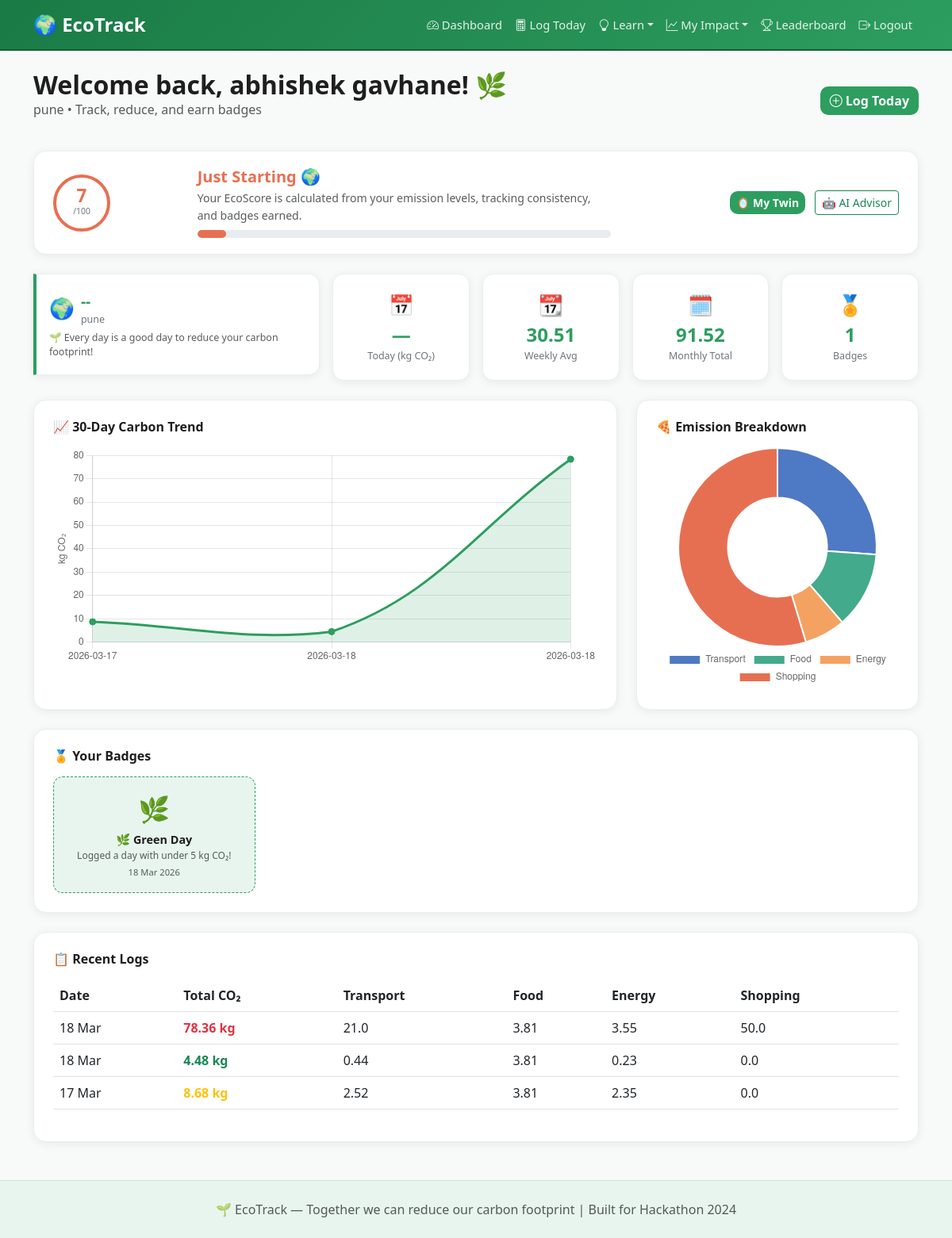
The app's page /dashboard (signed in) with its own data.
### models.py (models this page shows, shortened)
class User(db.Model):
    __tablename__ = 'users'
    id         = db.Column(db.Integer, primary_key=True)
    name       = db.Column(db.String(100), nullable=False)
    email      = db.Column(db.String(150), unique=True, nullable=False)
    city       = db.Column(db.String(100), default='Unknown')
    password_hash = db.Column(db.String(256))
    created_at = db.Column(db.DateTime, default=datetime.utcnow)
    logs       = db.relationship('CarbonLog', backref='user', lazy=True)
    badges     = db.relationship('Badge', backref='user', lazy=True)

class Badge(db.Model):
    __tablename__ = 'badges'
    id          = db.Column(db.Integer, primary_key=True)
    user_id     = db.Column(db.Integer, db.ForeignKey('users.id'), nullable=False)
    name        = db.Column(db.String(100), nullable=False)
    description = db.Column(db.String(255))
    awarded_at  = db.Column(db.DateTime, default=datetime.utcnow)

class CarbonLog(db.Model):
    __tablename__ = 'carbon_logs'
    id         = db.Column(db.Integer, primary_key=True)
    user_id    = db.Column(db.Integer, db.ForeignKey('users.id'), nullable=False)
    date       = db.Column(db.Date, nullable=False)
    total_co2  = db.Column(db.Float, nullable=False)
    transport  = db.Column(db.Float, default=0.0)
    food       = db.Column(db.Float, default=0.0)
    energy     = db.Column(db.Float, default=0.0)
    shopping   = db.Column(db.Float, default=0.0)
    created_at = db.Column(db.DateTime, default=datetime.utcnow)

### app.py (the view)
@app.route('/dashboard')
@login_required
def dashboard():
    user = User.query.get(session['user_id'])
    last_30 = (datetime.today() - timedelta(days=30)).date()
    logs = CarbonLog.query.filter(
        CarbonLog.user_id == user.id,
        CarbonLog.date >= last_30
    ).order_by(CarbonLog.date).all()
    chart_labels  = [str(l.date) for l in logs]
    chart_data    = [l.total_co2 for l in logs]
    weekly_avg = round(sum(chart_data[-7:]) / max(len(chart_data[-7:]), 1), 2) if chart_data else 0
    monthly_total = round(sum(chart_data), 2)
    today_log = next((l for l in reversed(logs) if l.date == datetime.today().date()), None)
    badges = Badge.query.filter_by(user_id=user.id).all()
    breakdown_totals = {
        'transport': round(sum(l.transport for l in logs), 2),
        'food':      round(sum(l.food      for l in logs), 2),
        'energy':    round(sum(l.energy    for l in logs), 2),
        'shopping':  round(sum(l.shopping  for l in logs), 2),
    }
    ecoscore, eco_label, eco_color = calculate_ecoscore(user.id)
    return render_template('dashboard.html',
        user=user,
        logs=logs,
        chart_labels=json.dumps(chart_labels),
        chart_data=json.dumps(chart_data),
        breakdown_totals=json.dumps(breakdown_totals),
        weekly_avg=weekly_avg,
        monthly_total=monthly_total,
        today_log=today_log,
        badges=badges,
        ecoscore=ecoscore,
        eco_label=eco_label,
        eco_color=eco_color,
    )

### app.py (called while the page is built)
def login_required(f):
    @wraps(f)
    def decorated(*args, **kwargs):
        if 'user_id' not in session:
            return redirect(url_for('login'))
        return f(*args, **kwargs)
    return decorated

def calculate_ecoscore(user_id):
    logs  = CarbonLog.query.filter_by(user_id=user_id).all()
    if not logs:
        return 0, "Beginner", "#888"
    avg        = sum(l.total_co2 for l in logs) / len(logs)
    consistency= min(len(logs) / 30 * 30, 30)
    emit_score = max(0, min(50, (10 - avg) * 5 + 20))
    badge_pts  = min(Badge.query.filter_by(user_id=user_id).count() * 4, 20)
    score      = int(min(100, consistency + emit_score + badge_pts))
    if score >= 80:  label, color = "Eco Champion 🏆", "#1a7a45"
    elif score >= 60:label, color = "Green Warrior 🌿", "#2d9e5f"
    elif score >= 40:label, color = "Eco Learner 🌱",  "#f4a261"
    else:            label, color = "Just Starting 🌍", "#e76f51"
    return score, label, color

### templates/dashboard.html (shortened to what this page needs)
{% extends 'base.html' %}
{% block content %}
<div class="d-flex justify-content-between align-items-center mb-4">
  <div>
    <h2 class="fw-bold mb-0">Welcome back, {{ user.name }}! 🌿</h2>
    <p class="text-muted">{{ user.city }} • Track, reduce, and earn badges</p>
  </div>
  <a href="{{ url_for('calculate') }}" class="btn btn-eco-primary">
    <i class="bi bi-plus-circle"></i> Log Today
  </a>
</div>
<div class="ecoscore-banner mb-4">
  <div class="row align-items-center">
    <div class="col-md-2 text-center">
      <div class="ecoscore-circle" style="border-color:{{ eco_color }}">
        <div class="ecoscore-num" style="color:{{ eco_color }}">{{ ecoscore }}</div>
        <div class="ecoscore-out">/100</div>
      </div>
    </div>
    <div class="col-md-6">
      <h5 class="fw-bold mb-1" style="color:{{ eco_color }}">{{ eco_label }}</h5>
      <p class="text-muted mb-2" style="font-size:0.88rem">Your EcoScore is calculated from your emission levels, tracking consistency, and badges earned.</p>
      <div class="progress" style="height:10px;border-radius:5px">
        <div class="progress-bar" style="width:{{ ecoscore }}%;background:{{ eco_color }};border-radius:5px"></div>
      </div>
    </div>
    <div class="col-md-4 text-md-end mt-3 mt-md-0">
      <a href="{{ url_for('carbon_twin') }}" class="btn btn-eco-primary btn-sm me-2">🪞 My Twin</a>
      <a href="{{ url_for('ai_advisor') }}" class="btn btn-outline-success btn-sm">🤖 AI Advisor</a>
    </div>
  </div>
</div>
<div class="row g-3 mb-4">
  <div class="col-12 col-md-4">
    <div class="stat-card weather-card" id="weather-card">
      <div class="d-flex align-items-center gap-2 mb-1">
        <span id="w-icon" style="font-size:1.6rem">🌍</span>
        <div>
          <div class="stat-card-val" id="w-temp" style="font-size:1.2rem">--°C</div>
          <div class="stat-card-label" id="w-city">{{ user.city }}</div>
        </div>
      </div>
      <div id="w-tip" class="text-muted" style="font-size:0.78rem;line-height:1.4">Loading today's eco tip...</div>
    </div>
  </div>
  <div class="col-6 col-md-2">
    <div class="stat-card text-center">
      <div class="stat-card-icon">📅</div>
      <div class="stat-card-val">{{ today_log.total_co2 if today_log else '—' }}</div>
      <div class="stat-card-label">Today (kg CO₂)</div>
    </div>
  </div>
  <div class="col-6 col-md-2">
    <div class="stat-card text-center">
      <div class="stat-card-icon">📆</div>
      <div class="stat-card-val">{{ weekly_avg }}</div>
      <div class="stat-card-label">Weekly Avg</div>
    </div>
  </div>
  <div class="col-6 col-md-2">
    <div class="stat-card text-center">
      <div class="stat-card-icon">🗓️</div>
      <div class="stat-card-val">{{ monthly_total }}</div>
      <div class="stat-card-label">Monthly Total</div>
    </div>
  </div>
  <div class="col-6 col-md-2">
    <div class="stat-card text-center">
      <div class="stat-card-icon">🏅</div>
      <div class="stat-card-val">{{ badges|length }}</div>
      <div class="stat-card-label">Badges</div>
    </div>
  </div>
</div>
<div class="row g-4">
  <div class="col-lg-8">
    <div class="chart-card">
      <h5 class="chart-title">📈 30-Day Carbon Trend</h5>
      {% if logs %}
        <canvas id="trendChart" height="120"></canvas>
      {% else %}
        <div class="empty-chart">
          <p class="text-muted">No data yet.<br/>
          <a href="{{ url_for('calculate') }}">Log your first day!</a></p>
        </div>
      {% endif %}
    </div>
  </div>
  <div class="col-lg-4">
    <div class="chart-card">
      <h5 class="chart-title">🍕 Emission Breakdown</h5>
      {% if logs %}
        <canvas id="pieChart" height="200"></canvas>
      {% else %}
        <div class="empty-chart">
          <p class="text-muted">Log activities to see breakdown.</p>
        </div>
      {% endif %}
    </div>
  </div>
  <div class="col-12">
    <div class="chart-card">
      <h5 class="chart-title">🏅 Your Badges</h5>
      {% if badges %}
        <div class="row g-3">
          {% for badge in badges %}
          <div class="col-6 col-md-3">
            <div class="badge-card text-center p-3">
              <div class="badge-icon fs-2">{{ badge.name.split()[0] }}</div>
              <div class="fw-bold mt-1" style="font-size:0.9rem">{{ badge.name }}</div>
              <div class="text-muted" style="font-size:0.75rem">{{ badge.description }}</div>
              <div class="text-muted mt-1" style="font-size:0.7rem">{{ badge.awarded_at.strftime('%d %b %Y') }}</div>
            </div>
          </div>
          {% endfor %}
        </div>
      {% endif %}
    </div>
  </div>
  <div class="col-12">
    <div class="chart-card">
      <h5 class="chart-title">📋 Recent Logs</h5>
      {% if logs %}
      <div class="table-responsive">
        <table class="table table-hover align-middle">
          <thead><tr>
            <th>Date</th><th>Total CO₂</th><th>Transport</th>
            <th>Food</th><th>Energy</th><th>Shopping</th>
          </tr></thead>
          <tbody>
            {% for log in logs|reverse %}
            <tr>
              <td>{{ log.date.strftime('%d %b') }}</td>
              <td><span class="fw-bold {% if log.total_co2 < 5 %}text-success{% elif log.total_co2 < 10 %}text-warning{% else %}text-danger{% endif %}">
                {{ log.total_co2 }} kg
              </span></td>
              <td>{{ log.transport }}</td>
              <td>{{ log.food }}</td>
              <td>{{ log.energy }}</td>
              <td>{{ log.shopping }}</td>
            </tr>
            {% endfor %}
          </tbody>
        </table>
      </div>
      {% else %}
        <p class="text-muted">No logs yet. <a href="{{ url_for('calculate') }}">Log today's activity!</a></p>
      {% endif %}
    </div>
  </div>
</div>
{% endblock %}
{% block scripts %}
<script>
const labels = {{ chart_labels|safe }};
const data   = {{ chart_data|safe }};
const breakdown = {{ breakdown_totals|safe }};
if (labels.length > 0) {
  new Chart(document.getElementById('trendChart'), {
    type: 'line',
    data: {
      labels: labels,
      datasets: [{
        label: 'kg CO₂',
        data: data,
        borderColor: '#2d9e5f',
        backgroundColor: 'rgba(45,158,95,0.15)',
        tension: 0.4,
        fill: true,
        pointRadius: 4,
        pointBackgroundColor: '#2d9e5f',
      }]
    },
    options: {
      responsive: true,
      plugins: { legend: { display: false } },
      scales: { y: { beginAtZero: true, title: { display: true, text: 'kg CO₂' } } }
    }
  });
  new Chart(document.getElementById('pieChart'), {
    type: 'doughnut',
    data: {
      labels: ['Transport', 'Food', 'Energy', 'Shopping'],
      datasets: [{
        data: [breakdown.transport, breakdown.food, breakdown.energy, breakdown.shopping],
        backgroundColor: ['#4e79c4','#43aa8b','#f4a261','#e76f51'],
        borderWidth: 2,
      }]
    },
    options: {
      responsive: true,
      plugins: { legend: { position: 'bottom' } }
    }
  });
}
// Weather widget
fetch('/api/weather')
  .then(r => r.json())
  .then(d => {
    document.getElementById('w-icon').textContent = d.icon || '🌍';
    document.getElementById('w-temp').textContent = d.temp !== '--' ? d.temp + '°C' : '--';
    document.getElementById('w-city').textContent = d.city;
    document.getElementById('w-tip').textContent  = d.tip;
  })
  .catch(() => {
    document.getElementById('w-tip').textContent = '🌱 Every choice today shapes tomorrow\'s climate.';
  });
</script>
{% endblock %}

### templates/base.html (shortened to what this page needs)
<!DOCTYPE html>
<html lang="en">
<head>
  <link rel="stylesheet" href="https://cdn.jsdelivr.net/npm/bootstrap@5.3.0/dist/css/bootstrap.min.css"/>
  <link rel="stylesheet" href="https://cdn.jsdelivr.net/npm/bootstrap-icons@1.11.0/font/bootstrap-icons.css"/>
  <link rel="stylesheet" href="{{ url_for('static', filename='css/style.css') }}"/>
</head>
<body>
<nav class="navbar navbar-expand-lg navbar-dark eco-nav sticky-top">
  <div class="container">
    <a class="navbar-brand fw-bold fs-4" href="{{ url_for('home') }}">
      🌍 EcoTrack
    </a>
    <div class="collapse navbar-collapse" id="navMenu">
      {% if session.user_id %}
      <ul class="navbar-nav ms-auto">
        <li class="nav-item"><a class="nav-link" href="{{ url_for('dashboard') }}"><i class="bi bi-speedometer2"></i> Dashboard</a></li>
        <li class="nav-item"><a class="nav-link" href="{{ url_for('calculate') }}"><i class="bi bi-calculator"></i> Log Today</a></li>
        <li class="nav-item dropdown">
          <a class="nav-link dropdown-toggle" href="#" data-bs-toggle="dropdown"><i class="bi bi-lightbulb"></i> Learn</a>
        </li>
        <li class="nav-item dropdown">
          <a class="nav-link dropdown-toggle" href="#" data-bs-toggle="dropdown"><i class="bi bi-graph-up"></i> My Impact</a>
        </li>
        <li class="nav-item"><a class="nav-link" href="{{ url_for('leaderboard') }}"><i class="bi bi-trophy"></i> Leaderboard</a></li>
        <li class="nav-item"><a class="nav-link text-warning" href="{{ url_for('logout') }}"><i class="bi bi-box-arrow-right"></i> Logout</a></li>
      </ul>
      {% else %}
      <ul class="navbar-nav ms-auto">
        <li class="nav-item"><a class="nav-link" href="{{ url_for('login') }}">Login</a></li>
        <li class="nav-item"><a class="btn btn-success btn-sm ms-2" href="{{ url_for('register') }}">Get Started</a></li>
      </ul>
      {% endif %}
    </div>
  </div>
</nav>
<main class="container my-4">
  {% block content %}{% endblock %}
</main>
<footer class="eco-footer text-center py-4 mt-5">
  <p class="mb-0 text-muted">🌱 EcoTrack — Together we can reduce our carbon footprint | Built for Hackathon 2024</p>
</footer>
{% block scripts %}{% endblock %}
</body>
</html>

### static/css/style.css (style rules this page uses)
:root { --eco-green: #2d9e5f; --eco-dark: #1a7a45; --eco-light: #e8f5ee; --eco-accent: #f4a261; --text-muted: #6c757d; --border: #dee2e6; --card-shadow: 0 2px 12px rgba(0,0,0,0.07); }
body { background-color: #f8faf9; color: #1e1e1e; font-family: 'Segoe UI', system-ui, sans-serif; }
.eco-nav { background: linear-gradient(135deg, #1a7a45 0%, #2d9e5f 100%); border-bottom: 2px solid #145e35; }
.eco-nav .nav-link { color: rgba(255,255,255,0.88) !important; transition: color 0.2s; font-size: 0.92rem; }
.btn-eco-primary { background: var(--eco-green); border: none; color: #fff; font-weight: 600; border-radius: 10px; transition: background 0.2s, transform 0.1s; }
.chart-card { background: #fff; border-radius: 16px; padding: 1.5rem; box-shadow: var(--card-shadow); border: 1px solid #e8f0ec; height: 100%; }
.chart-title { font-weight: 700; font-size: 1rem; margin-bottom: 1rem; color: #1e1e1e; }
.stat-card { background: #fff; border-radius: 14px; padding: 1.25rem 1rem; box-shadow: var(--card-shadow); border: 1px solid #e8f0ec; }
.stat-card-icon { font-size: 1.6rem; }
.stat-card-val { font-size: 1.5rem; font-weight: 800; color: var(--eco-green); }
.stat-card-label { font-size: 0.78rem; color: var(--text-muted); }
.badge-card { background: var(--eco-light); border-radius: 12px; border: 1px dashed var(--eco-green); transition: transform 0.2s; }
.badge-icon { font-size: 2rem; }
.eco-footer { background: var(--eco-light); border-top: 1px solid #c8e8d4; }
.ecoscore-banner { background: #fff; border-radius: 16px; padding: 1.25rem 1.5rem; box-shadow: var(--card-shadow); border: 1px solid #e8f0ec; }
.ecoscore-circle { width: 72px; height: 72px; border-radius: 50%; border: 4px solid; display: flex; flex-direction: column; align-items: center; justify-content: center; background: #fff; }
.ecoscore-num { font-size: 1.4rem; font-weight: 800; line-height: 1; }
.ecoscore-out { font-size: 0.65rem; color: var(--text-muted); }
.weather-card { border-left: 4px solid var(--eco-green) !important; border-radius: 0 14px 14px 0 !important; }

### records on screen
User: name "abhishek gavhane", city "pune"
Badge: name "🌿", name "🌿 Green Day", description "Logged a day with under 5 kg CO₂!", awarded_at "18 Mar 2026"
CarbonLog: date "18 Mar", total_co2 "78.36", transport "21.0", food "3.81", energy "3.55", shopping "50.0"
CarbonLog: date "18 Mar", total_co2 "4.48", transport "0.44", food "3.81", energy "0.23", shopping "0.0"
CarbonLog: date "17 Mar", total_co2 "8.68", transport "2.52", food "3.81", energy "2.35", shopping "0.0"

### other values on screen
{{ ecoscore }} "7"
{{ eco_label }} "Just Starting 🌍"
{{ today_log.total_co2 if today_log else '—' }} "—"
{{ weekly_avg }} "30.51"
{{ monthly_total }} "91.52"
{{ badges|length }} "1"
chart data {{ chart_labels|safe }} ["2026-03-17", "2026-03-18", "2026-03-18"]
chart data {{ chart_data|safe }} [8.68, 4.48, 78.36]
chart data {{ breakdown_totals|safe }} {"transport": 23.96, "food": 11.43, "energy": 6.13, "shopping": 50.0}
